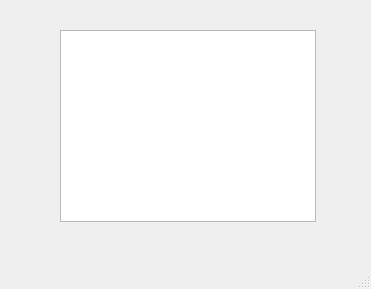
<?xml version="1.0" encoding="UTF-8"?>
<ui version="4.0">
 <class>MainWindow</class>
 <widget class="QMainWindow" name="MainWindow">
  <property name="geometry">
   <rect>
    <x>0</x>
    <y>0</y>
    <width>371</width>
    <height>289</height>
   </rect>
  </property>
  <property name="windowTitle">
   <string>MainWindow</string>
  </property>
  <widget class="QWidget" name="centralwidget">
   <widget class="QListWidget" name="listWidget">
    <property name="geometry">
     <rect>
      <x>60</x>
      <y>30</y>
      <width>256</width>
      <height>192</height>
     </rect>
    </property>
   </widget>
  </widget>
  <widget class="QMenuBar" name="menubar">
   <property name="geometry">
    <rect>
     <x>0</x>
     <y>0</y>
     <width>371</width>
     <height>21</height>
    </rect>
   </property>
  </widget>
  <widget class="QStatusBar" name="statusbar"/>
 </widget>
 <resources/>
 <connections/>
</ui>
